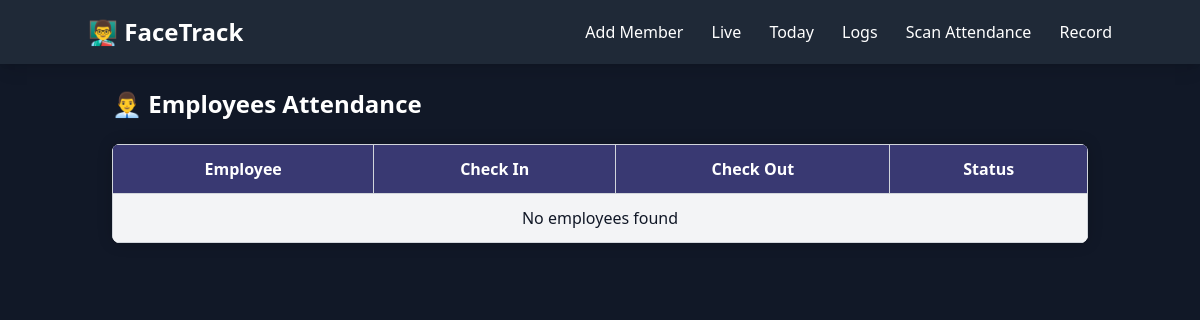
The app's page /employees/, older data.
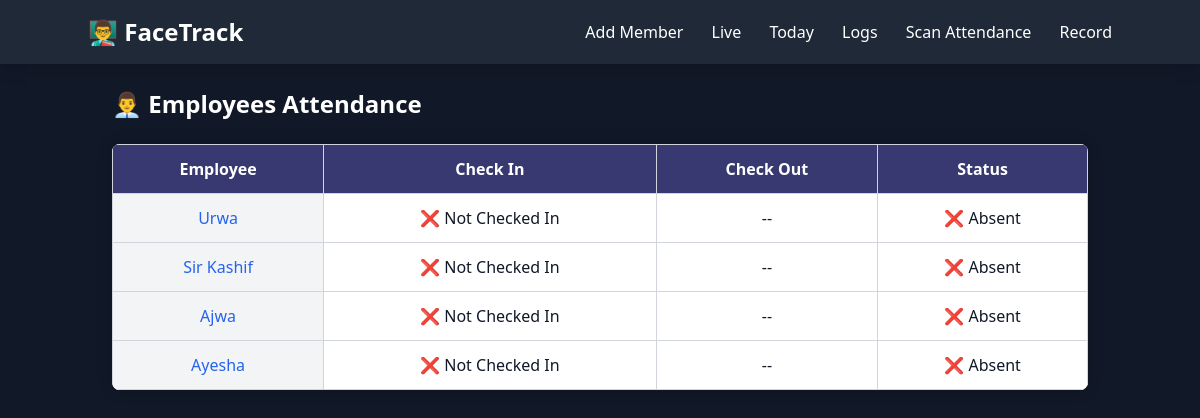
The same page, newer data.
### attendance_app/models.py (models this page shows, shortened)
class Member(models.Model):
    name = models.CharField(max_length=50)
    email = models.EmailField(unique=True)
    face_file = models.FileField(
        upload_to='',
        storage=FileSystemStorage(location=os.path.join(settings.BASE_DIR, 'secure_faces')),
        null= True, blank= True
    )
    encoding = models.BinaryField(null=True, blank=True)
    created_at = models.DateTimeField(auto_now_add=True)

### attendance_app/views.py (the view, shortened to what this page needs)
# urls.py: path("employees/", employee_list, name="employee_list"),
def employee_list(request):
    today = datetime.today().date()
    employees = Member.objects.all()
    data = []
    checkin_time = time(11, 0)   # 12:00 PM
    checkout_time = time(16, 0)  # 04:00 PM
    grace = timedelta(minutes=30)
    for emp in employees:
        record = Attendance.objects.filter(member=emp, date=today).first()
        status = "absent"
        today_check_in = None
        today_check_out = None
        data.append({
            "id": emp.id,
            "name": emp.name,
            "today_check_in": today_check_in,
            "today_check_out": today_check_out,
            "status": status
        })
    return render(request, "attendance_app/employee_list.html", {"employees": data})

### attendance_app/templates/attendance_app/employee_list.html (shortened to what this page needs)
{% extends 'attendance_app/base.html' %}
{% load static %}
{% block content %}
<h2 class="text-2xl font-bold mb-6">👨‍💼 Employees Attendance</h2>
<table class="table-auto w-full">
  <thead>
    <tr>
      <th class="px-4 py-2">Employee</th>
      <th class="px-4 py-2">Check In</th>
      <th class="px-4 py-2">Check Out</th>
      <th class="px-4 py-2">Status</th>
    </tr>
  </thead>
  <tbody>
    {% for emp in employees %}
      <tr>
        <td class="px-4 py-2">
          <a href="{% url 'employee_yearly_log' emp.id %}" class="text-blue-600 hover:underline">
            {{ emp.name }}
          </a>
        </td>
        <td class="px-4 py-2">
          {% if emp.today_check_in %}
            {{ emp.today_check_in }}
          {% else %}
            ❌ Not Checked In
          {% endif %}
        </td>
        <td class="px-4 py-2">
          {% if emp.today_check_out %}
            {{ emp.today_check_out }}
          {% else %}
            --
          {% endif %}
        </td>
        <td class="px-4 py-2">
          {% if emp.status == "early_in" %}
            🌅 Early Check-In
          {% elif emp.status == "on_time" %}
            ✅ On Time
          {% elif emp.status == "late_in" %}
            ⏰ Late Check-In
          {% elif emp.status == "early_out" %}
            ⚠ Early Check-Out
          {% elif emp.status == "valid_out" %}
            ✅ Valid Check-Out
          {% else %}
            ❌ Absent
          {% endif %}
        </td>
      </tr>
    {% empty %}
      <tr>
        <td colspan="4" class="text-center p-4">No employees found</td>
      </tr>
    {% endfor %}
  </tbody>
</table>
{% endblock %}

### attendance_app/templates/attendance_app/base.html (shortened to what this page needs)
{% load static %}
<!DOCTYPE html>
<html lang="en">
<head>
    <script src="https://cdn.tailwindcss.com"></script>
</head>
<body class="bg-gray-900 text-white min-h-screen">
    <header class="bg-gray-800 p-4 shadow-lg">
        <div class="container mx-auto flex justify-between items-center">
            <h1 class="text-2xl font-bold">👨‍🏫 FaceTrack</h1>
            <nav class="space-x-6">
                <a href="{% url 'add_member' %}" class="hover:underline">Add Member</a>
                <a href="{% url 'live_display' %}" class="hover:underline">Live</a>
                <a href="{% url 'today_attendance' %}" class="hover:underline">Today</a>
                <a href="{% url 'logs' %}" class="hover:underline">Logs</a>
                <a href="{% url 'scan_attendance' %}" class="hover:underline">Scan Attendance</a>
                <a href="{% url 'employee_list' %}" class="hover:underline">Record</a>
            </nav>
        </div>
    </header>
    <main class="container mx-auto p-6">
        {% block content %}{% endblock %}
    </main>
</body>
</html>

### attendance_app/templates/attendance_app/employee_list.html (style rules this page uses)
table.table-auto { border-collapse: collapse; background-color: #ffffff; color: #111827; box-shadow: 0 0 15px rgba(0,0,0,0.2); border-radius: 8px; overflow: hidden; }
.table-auto th, .table-auto td { border: 1px solid #d1d5db; padding: 12px 15px; text-align: center; }
.table-auto thead { background-color: #393972; }
.table-auto th { color: white; font-weight: 600; }
.table-auto td:first-child { background-color: #f3f4f6; font-weight: 500; }
.table-auto tbody tr:nth-child(even) { background-color: #ffffff; }

Row changes from the older to the newer data that the page shows:
added Member: name "Urwa"
added Member: name "Sir Kashif"
added Member: name "Ajwa"
added Member: name "Ayesha"
Text that changed along with them:
new list line: "❌ Not Checked In -- ❌ Absent"
text no longer shown: "No employees found"
